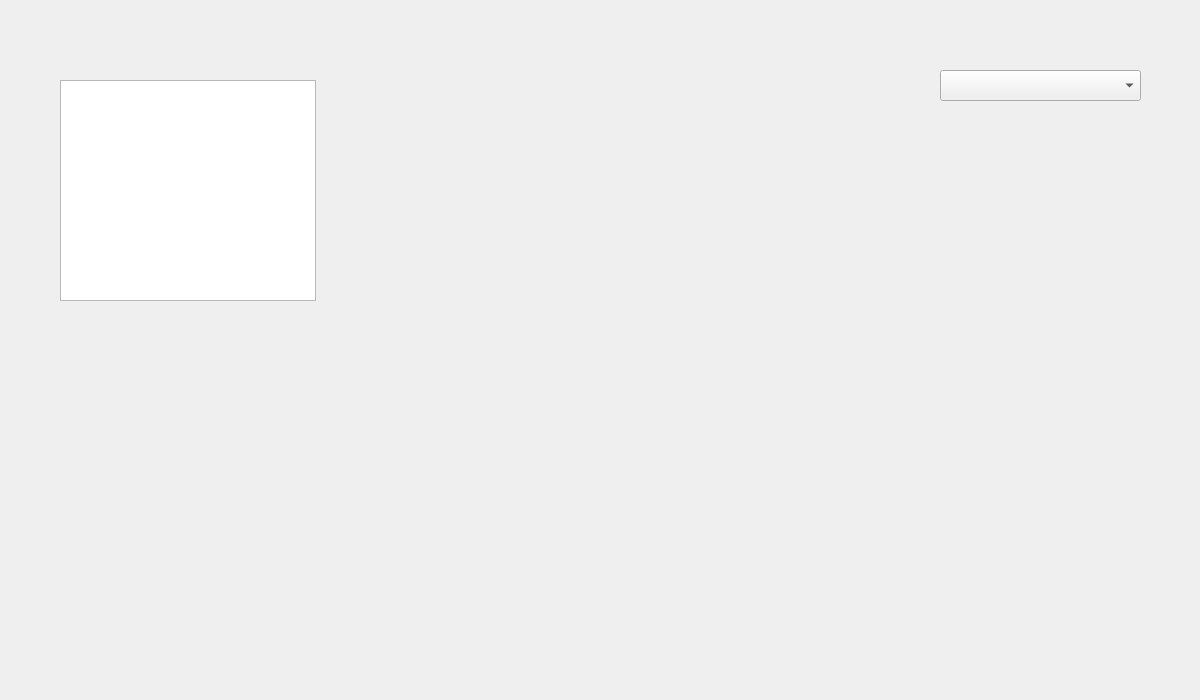
<?xml version="1.0" encoding="UTF-8"?>
<ui version="4.0">
 <class>info</class>
 <widget class="QWidget" name="info">
  <property name="geometry">
   <rect>
    <x>0</x>
    <y>0</y>
    <width>1200</width>
    <height>700</height>
   </rect>
  </property>
  <property name="windowTitle">
   <string>Form</string>
  </property>
  <widget class="QComboBox" name="teamOptions">
   <property name="geometry">
    <rect>
     <x>940</x>
     <y>70</y>
     <width>201</width>
     <height>31</height>
    </rect>
   </property>
  </widget>
  <widget class="QTableView" name="tableView">
   <property name="geometry">
    <rect>
     <x>60</x>
     <y>80</y>
     <width>256</width>
     <height>221</height>
    </rect>
   </property>
  </widget>
 </widget>
 <resources/>
 <connections/>
</ui>
